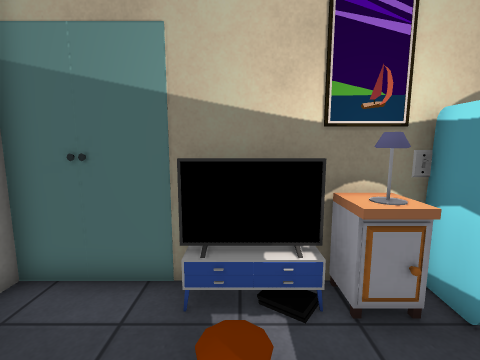
View 1 (above)

17 first-person views from a walk through a Unity game level. The camera is 1.5 m above the floor, tilts 8° down and sees 85° across. The floor is counted in squares, 0.5 m on a side. Each view is taken from the middle of a square. On the plan, view 1 faces up. The plan holds only what a view shows up to about 19 squares ahead; the rest is blank. The place goes on beyond the plan. The player character is not drawn. Some surface patterns are stand-ins.

View 2
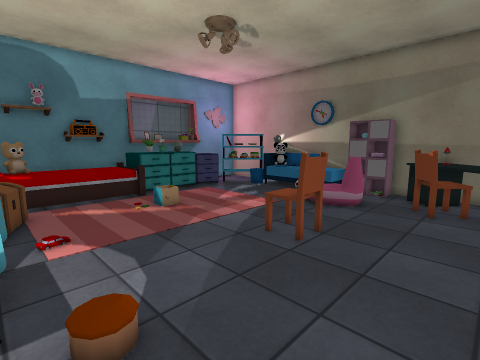

View 3
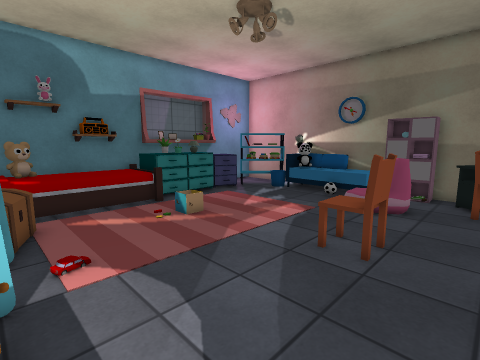

View 4
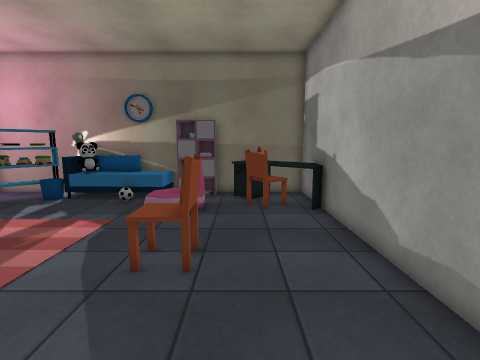

View 5
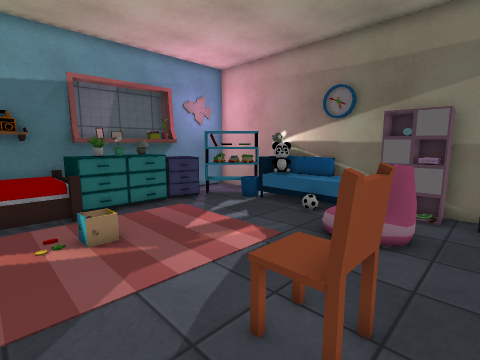

View 6
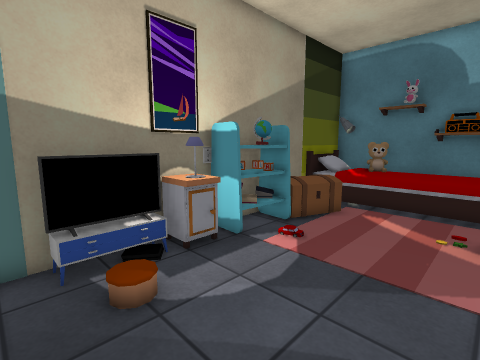

View 7
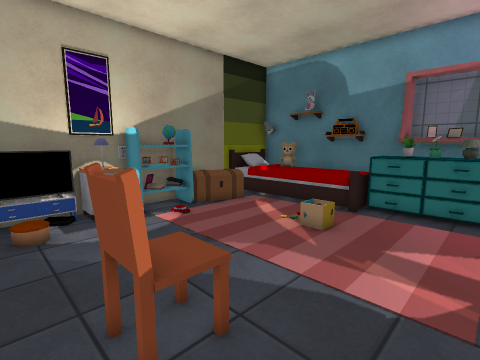

View 8
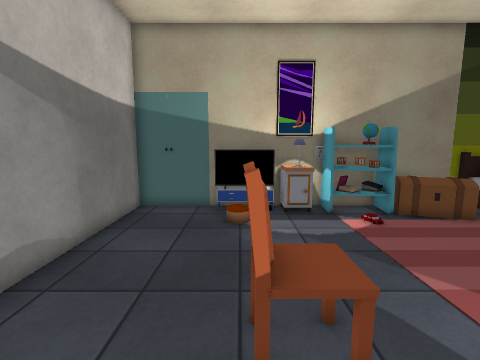

View 9
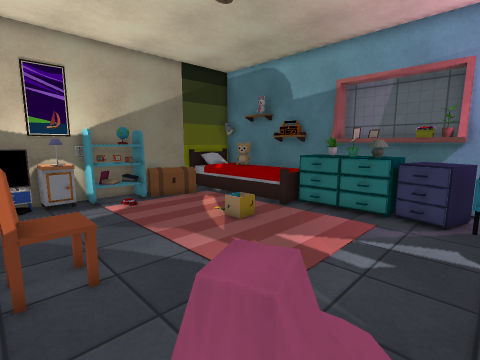

View 10
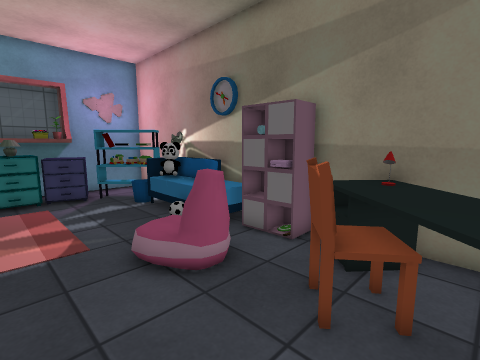

View 11
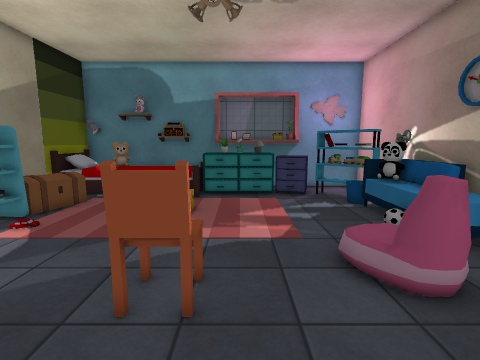

View 12
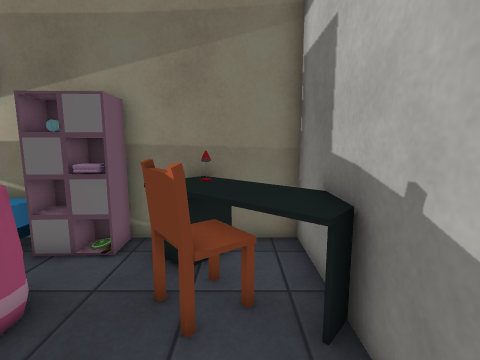

View 13
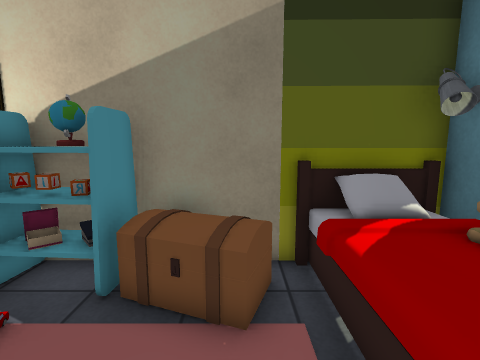

View 14
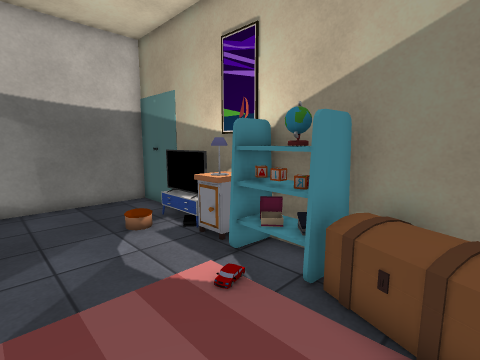

View 15
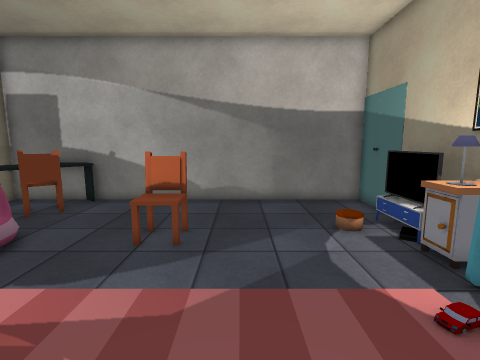

View 16
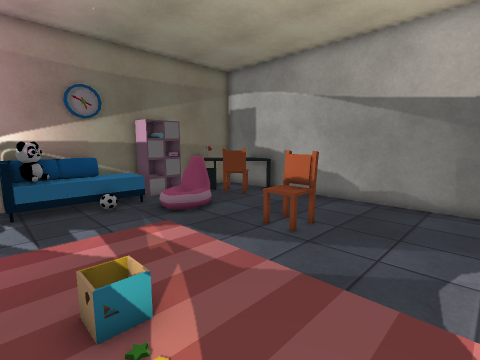

View 17
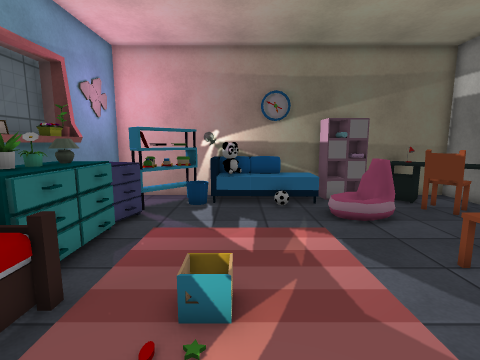

### Floor plan
Points are (right, up) in squares from view 1. A wall is a line through its corners. A room is listed if a view was taken in it or the views show most of it. See-through windows are left out.
Room 1 (views 1, 2, 3, 4, 5, 6, 7, 8, 9, 10, 11, 12, 13, 14, 15, 16, 17)
walls: (2.5, -12.3) (2.5, -12.8); (2.4, -13.1) (13.5, -13.1); (11.2, 5.4) (-4.8, 5.4) (-4.8, -13.1) (0.4, -13.1) (0.4, -11.7) (0.5, -12.7) (2.5, -12.6)
objects: other object (-5, -12) to (-1, -9); other object (-3, -10) to (-1, -9); other object (-2, -12); other object (-1, 5) to (1, 5); other object (0, -4) to (2, -3); other object (1, -10) to (2, -8); other object (2, 4) to (3, 5); other object (2, 5); other object (3, -12) to (8, -11); other object (4, 4) to (6, 5); other object (5, 2) to (5, 3); other object (5, 4) to (6, 4); other object (7, 3); other object (7, 3) to (10, 5); other object (9, -12); other object (10, -12) to (10, -11); other object (10, -2) to (10, 3); other object (11, -11) to (11, -10); other object (11, -9) to (13, -7); other object (11, -7) to (13, -3); other object (11, -2) to (13, 5); other object (12, -10); other object (12, -6) to (13, -6); other object (13, -7); other object (13, -1) to (13, 0)

Positions as (right, up) in squares from view 1, and headings:
1: (0, 0), facing up
2: (-4, 4), facing down-right
3: (-2, 4), facing down-right
4: (-1, 3), facing down
5: (-1, 0), facing down-right
6: (-2, -2), facing up-right
7: (-1, -7), facing up-right
8: (0, -7), facing up
9: (0, -10), facing up-right
10: (-4, -5), facing down-right
11: (-4, -5), facing right
12: (-3, -5), facing down
13: (9, -1), facing up
14: (9, -1), facing up-left
15: (9, -1), facing left
16: (9, 2), facing down-left
17: (7, 2), facing down
